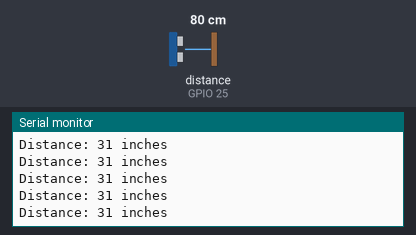
Bench run of a sketch on a simulated ESP32. Shown: the last lines printed to the serial monitor. Wiring (inferred from the names in the program): ultrasonic range finder: trigger GPIO 26; echo GPIO 25. The test bench sets the inputs (shaded band); at power-on: distance to the obstacle (sensor on GPIO 25) 80 cm. The echo pulse lasts 58.3 µs per cm; WiFi joins after 1.5 s; servers stay silent unless stated; uploads are accepted with an empty reply.

Above: at 2.7 s.
2.8 s: distance to the obstacle (sensor on GPIO 25) set to 2 cm
At 3.9 s:
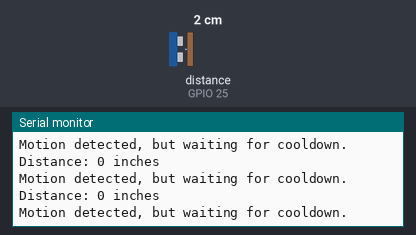
4.3 s: distance to the obstacle (sensor on GPIO 25) set to 4 cm
At 5.2 s:
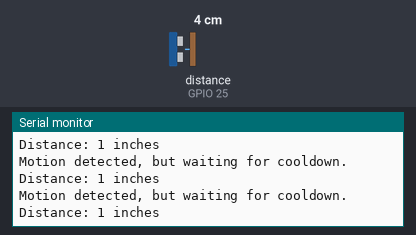
5.8 s: distance to the obstacle (sensor on GPIO 25) set to 60 cm
At 6.9 s:
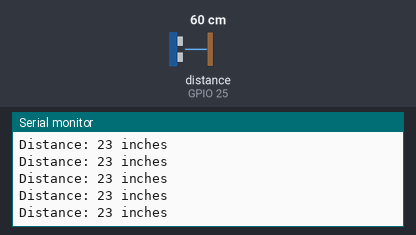
8.8 s: distance to the obstacle (sensor on GPIO 25) set to 9 cm
At 9.6 s:
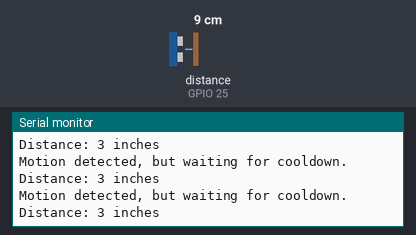
Timing chart, 0 to 9.9 s (numbered marks = the images above; inputs shaded):
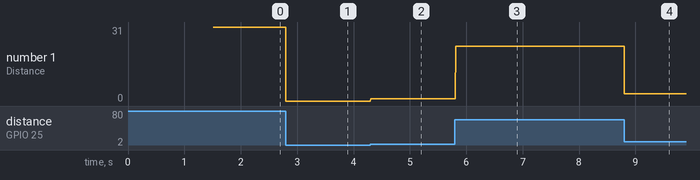

Measured:
- after the input at 2.8 s, the serial monitor: prints a new line at once (image 1)
- after the input at 4.3 s, the serial monitor: prints a new line at once (image 2)
- after the input at 5.8 s, the serial monitor: prints a new line at once (image 3)
- after the input at 8.8 s, the serial monitor: prints a new line at once (image 4)
- plotted number 1: 31 → 0 after the input at 2.8 s, 1 → 23 after the input at 5.8 s, 23 → 3 after the input at 8.8 s

The sketch:

sonar-sensor.ino
```cpp
#include <WiFi.h>
#include <HTTPClient.h>

long duration;
int distance;
const int trigPin = 26;
const int echoPin = 25;

const char *ssid = "<ssid>";
const char *password = "<password>";

const char *webhookUrl = "http://<home-assistant-thing>/api/webhook/<secret>";
const int DISTANCE_THRESHOLD = 20;
unsigned long lastWebhookTime = 0;
const long webhookInterval = 10000; // 10 seconds

const int REQUIRED_CONSECUTIVE_HITS = 3;
int consecutiveHits = 0; // Counter for consecutive detections

void setup()
{
  pinMode(trigPin, OUTPUT);
  pinMode(echoPin, INPUT);

  Serial.begin(115200);

  WiFi.mode(WIFI_STA);
  WiFi.begin(ssid, password);
  Serial.println("\nConnecting");

  while (WiFi.status() != WL_CONNECTED)
  {
    Serial.print(".");
    delay(100);
  }

  Serial.println("\nConnected to the WiFi network");
  Serial.print("Local IP: ");
  Serial.println(WiFi.localIP());
}

int getReading()
{
  digitalWrite(trigPin, LOW);
  delayMicroseconds(2);

  digitalWrite(trigPin, HIGH);
  delayMicroseconds(10);
  digitalWrite(trigPin, LOW);

  duration = pulseIn(echoPin, HIGH);
  distance = duration / 74 / 2; // Convert to inches
  Serial.printf("Distance: %d inches\n", distance);

  return distance;
}

void sendToWebhook(int distance)
{
  if (WiFi.status() == WL_CONNECTED)
  {
    HTTPClient http;
    http.begin(webhookUrl);
    http.addHeader("Content-Type", "application/json");

    String payload = "{\"distance\":" + String(distance) + "}";

    int httpResponseCode = http.POST(payload);
    Serial.printf("HTTP Response Code: %d\n", httpResponseCode);

    http.end();
  }
  else
  {
    Serial.println("WiFi Disconnected");
  }
}

void loop()
{
  int inches = getReading();

  if (inches < DISTANCE_THRESHOLD)
  {
    consecutiveHits++;

    if (consecutiveHits >= REQUIRED_CONSECUTIVE_HITS)
    {
      unsigned long currentMillis = millis();

      if (currentMillis - lastWebhookTime >= webhookInterval)
      {
        Serial.println("Sending webhook...");
        sendToWebhook(inches);
        lastWebhookTime = currentMillis;
        consecutiveHits = 0;  // Reset after sending the webhook
      }
      else
      {
        Serial.println("Motion detected, but waiting for cooldown.");
      }
    }
    else
    {
      Serial.printf("Motion detected, %d/%d readings below threshold.\n", consecutiveHits, REQUIRED_CONSECUTIVE_HITS);
    }
  }
  else
  {
    consecutiveHits = 0; // Reset the count if a reading is above the threshold
  }
}
```
